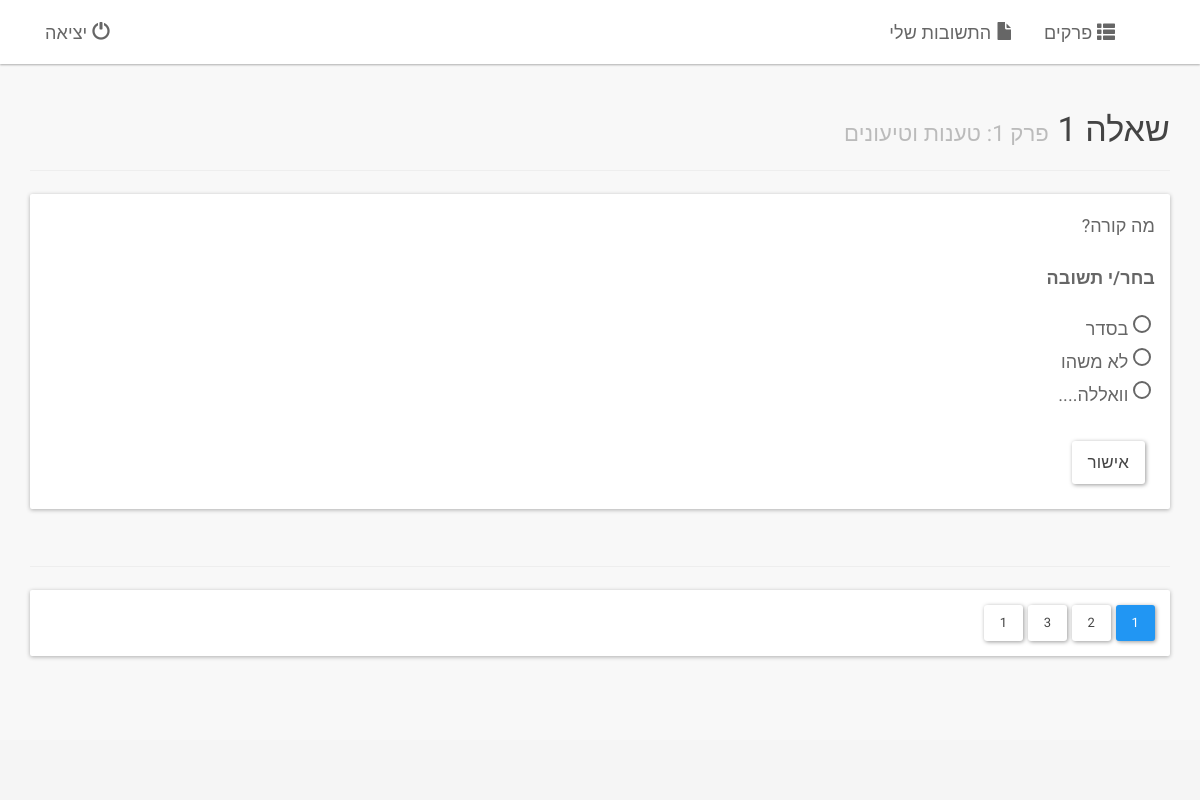
/fregush/1/ (signed in), run on an earlier commit of the app's database.
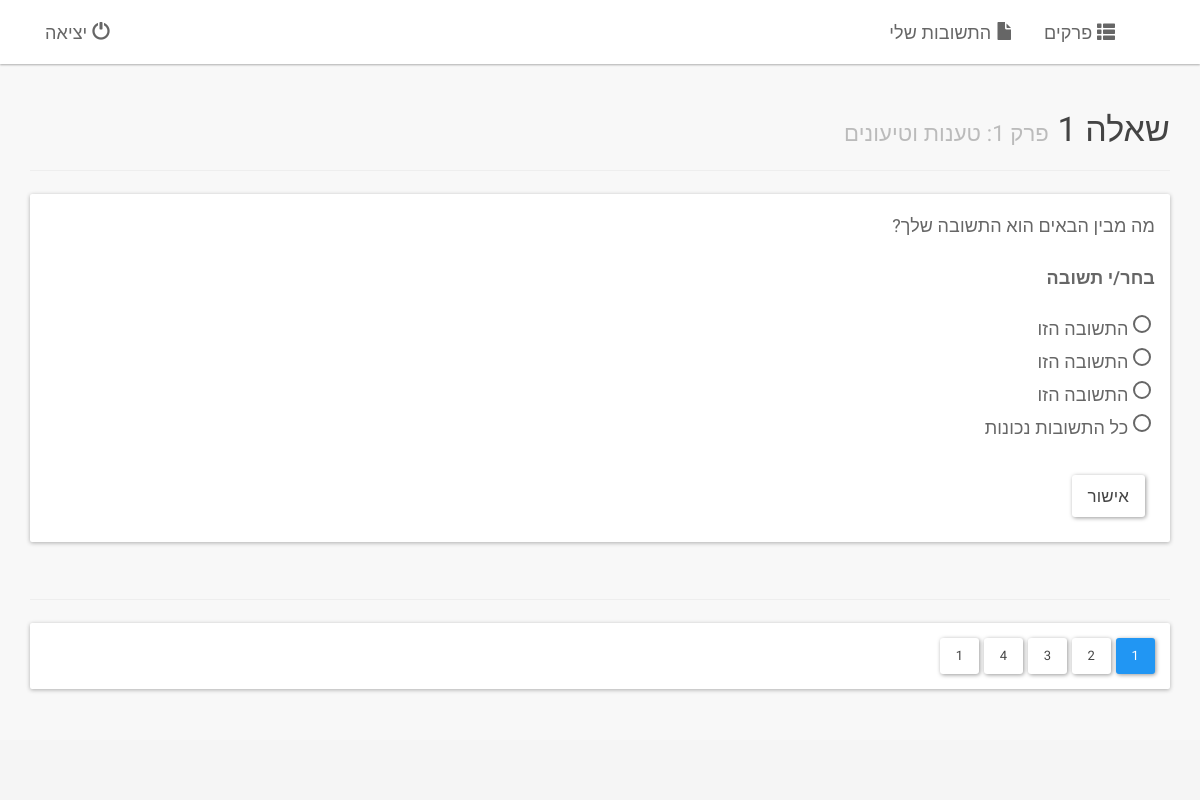
And on a later commit of the database.
### logic/models.py (models this page shows, shortened)
class Chapter(models.Model):
    number = models.PositiveIntegerField(verbose_name='מספר', unique=True)
    title = models.CharField(verbose_name='כותרת', max_length=30)
    def num_questions(self):
        return Question._count(chapter__number=self.number)
    num_questions.short_description = 'מספר שאלות'
    def get_questions(self):
        return Question._filter(chapter__number=self.number)
    class Meta:
        verbose_name = 'פרק'
        verbose_name_plural = 'פרקים'
        ordering = ['number']

class TextualQuestion(Question):
    text = models.TextField(verbose_name='טקסט')
    class Meta(Question.Meta):
        abstract = True

class ChoiceQuestion(TextualQuestion):
    class Meta(TextualQuestion.Meta):
        verbose_name = 'שאלת בחירה'
        verbose_name_plural = 'שאלות בחירה'

class Answer(models.Model):
    text = models.CharField(verbose_name='טקסט', max_length=200)
    @property
    def short_text(self):
        return shorten_text(self.text)
    def __unicode__(self):
        return self.short_text
    class Meta:
        abstract = True

class Choice(Answer):
    question = models.ForeignKey(ChoiceQuestion, verbose_name='שאלה', on_delete=models.CASCADE)
    is_correct = models.BooleanField(verbose_name='תשובת נכונה?', default=False)
    class Meta(Answer.Meta):
        verbose_name = 'בחירה'
        verbose_name_plural = 'בחירות'

class FormalQuestion(Question):
    formula = models.CharField(verbose_name='נוסחה', max_length=30)
    class Meta(Question.Meta):
        abstract = True

class DeductionQuestion(FormalQuestion):
    premises = models.CharField(verbose_name='הנחות', max_length=300)
    class Meta(FormalQuestion.Meta):
        verbose_name = 'שאלת דדוקציה'
        verbose_name_plural = 'שאלות דדוקציה'

### logic/views.py (the view, shortened to what this page needs)
class ChapterView(LoginRequiredMixin, generic.DetailView):
    template_name = 'logic/chapter.html'
    def get_object(self):
        u = self.request.user
        print 'USER: %s, %s' % (u.id, type(u))
        return get_object_or_404(Chapter, number=self.kwargs['number'])
    def get_context_data(self, **kwargs):
        context = super(ChapterView, self).get_context_data(**kwargs)
        questions = Question._filter(chapter__number=self.kwargs['number'])
        context['question_list'] = Question._filter(chapter__number=self.kwargs['number'])
        if len(questions) == 0:
            self.template_name = 'logic/index.html'
        else:
            first_question = questions[0] # TODO: determine the first question for this user
            context['question'] = first_question
            if type(first_question) == ChoiceQuestion:
                self.template_name = 'logic/choice.html'
        print 'TEMPLATE', self.template_name
        return context

### logic/models.py (called while the page is built)
def shorten_text(text, size=40):
    return text if len(text) <= size else '%s...' % text[:size-3]

def _concrete_sub_classes(cls):
    subs = []
    for sub in cls.__subclasses__():
        if sub._meta.abstract:
            subs.extend(_concrete_sub_classes(sub))
        else:
            subs.append(sub)
    return subs

    @classmethod
    def _filter(cls, **kwargs):
        return cls._sub_func('filter', **kwargs)

    @classmethod
    def _sub_func(cls, func_name, **kwargs):
        concretes = _concrete_sub_classes(cls)
        all_obj = []
        for c in concretes:
            all_obj.extend(getattr(c.objects, func_name)(**kwargs))
        return all_obj

### logic/templates/logic/choice.html (shortened to what this page needs)
{% extends "logic/question_base.html" %}
{% block pre_question %}בחר/י תשובה{% endblock %}
{% block question_content %}
  <div>
      <form id=cq>
      {% for choice in question.choice_set.all %}
          <input name="choice" value="{{ choice.id }}" type="radio"> {{ choice }}<br>
      {% endfor %}
        <div style="padding: 10px;margin-top: 20px;">
          <button class="btn btn-default btn-lg" id="answer" >אישור</button>
        </div>
      </form>
  </div>
{% endblock question_content %}

### logic/templates/logic/question_base.html (shortened to what this page needs)
{% extends "logic/base.html" %}
{% block content %}
  <div ng-app="myApp" ng-controller="qCtrl" class="container" role="main" id="main">
    <div class="page-header">
    <h3>שאלה {{ question.number }} <small>פרק {{ chapter.number }}: {{ chapter.title }}</small></h3>
    </div>
    <div class="panel panel-default">
      <div class="panel-body">
        <p style="white-space: pre-wrap;">{{ question.text }}</p>
        <p><b>{% block pre_question %}הזמן תשובה{% endblock %}</b></p>
        {% block question_content %}
        {% endblock %}
     </div>
    </div>
    <div class="page-header">
    </div>
    <div class="panel panel-default">
      <div class="panel-body">
{% for chap_question in question.chapter.get_questions %}
  {% if chap_question == question %}
        <button class="btn btn-primary">{{ chap_question.number }}</button>
  {% else %}
        <button class="btn btn-default">{{ chap_question.number }}</button>
  {% endif %}
{% endfor %}
      </div>
    </div>
  </div>
{% endblock content %}

### logic/templates/logic/base.html (shortened to what this page needs)
{% load staticfiles %}
<!DOCTYPE html>
<html dir="rtl" lang="he">
  <head>
    <link href="{% static 'logic/bootstrap/css/bootstrap.min.css'%}" rel="stylesheet">
    <link href="{% static 'logic/bootstrap/css/bootstrap-paper.min.css'%}" rel="stylesheet">
    <link href="{% static 'logic/css/mycss.css'%}" rel="stylesheet" media="screen">
  </head>
  <body role="document">
    <nav class="navbar navbar-default navbar-fixed-top">
      <div class="container">
        <div id="navbar" class="navbar-collapse collapse">
          <ul class="nav navbar-nav pull-right">
            <li><a href="#contact"><span class="glyphicon glyphicon-file"></span> התשובות שלי</a></li>
            <li><a href="{% url 'logic:index'%}"><span class="glyphicon glyphicon-th-list"></span> פרקים</a></li>
          </ul>
          <ul class="nav navbar-nav pull-left">
            <li><a href="{% url 'logout'%}"><span class="glyphicon glyphicon-off"></span> יציאה</a></li>
          </ul>
        </div>
      </div>
    </nav>
{% block content %}
{% endblock %}
    <footer class="footer">
      <div class="container pull-left">
      </div>
    </footer>
  </body>
<html>

### logic/static/logic/css/mycss.css (style rules this page uses)
body { background-color: #F8F8F8; padding-top: 65px; direction: rtl; font-family: 'Alef', sans-serif; font-size: large; }
html { position: relative; min-height: 100%; }
body { margin-bottom: 60px; }
.footer { position: absolute; bottom: 0; width: 100%; height: 60px; background-color: #f5f5f5; }

What changed in the data, as far as the page shows it:
no longer on this page (row unchanged): Choice: text "בסדר"
no longer on this page (row unchanged): Choice: text "לא משהו"
no longer on this page (row unchanged): Choice: text "וואללה...."
added ChoiceQuestion: text "מה מבין הבאים הוא התשובה שלך?", number "1"
added Choice: text "התשובה הזו"
added Choice: text "התשובה הזו"
added Choice: text "התשובה הזו"
added Choice: text "כל התשובות נכונות"
changed ChoiceQuestion (number 4 of 4 on the later page): number "1" → "4"; moves down the list
Also different on the page:
{{ question.text }}: "מה קורה?" → "מה מבין הבאים הוא התשובה שלך?"
